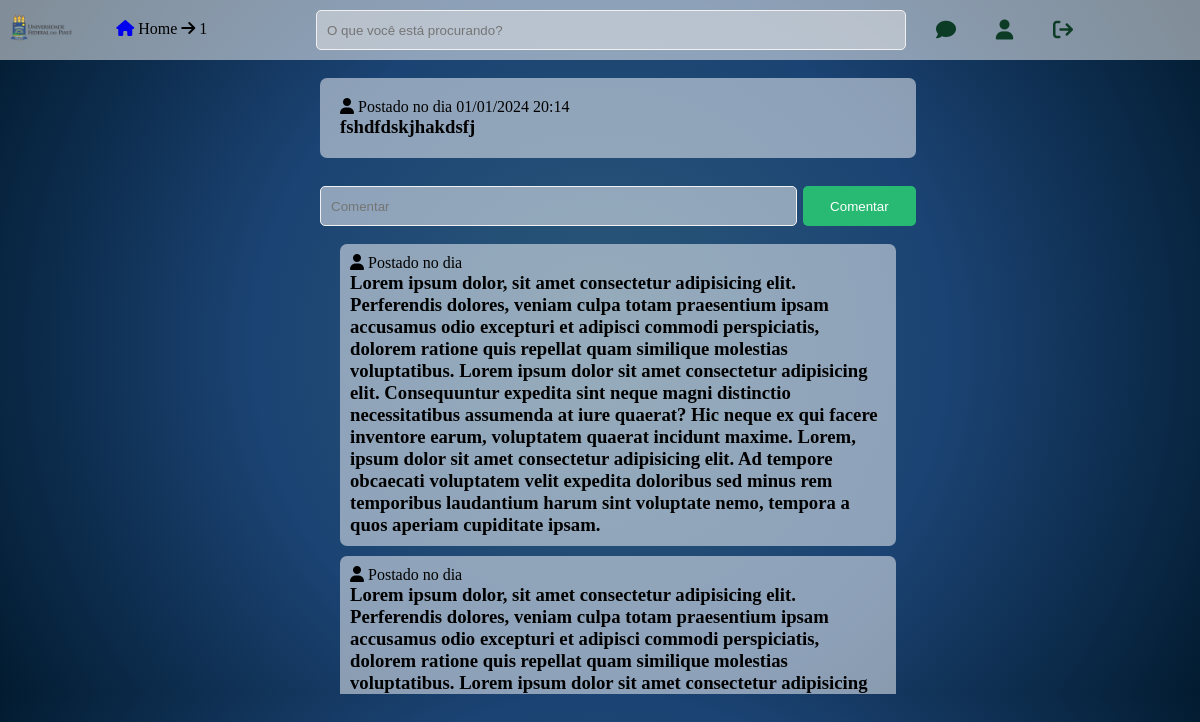
/redeufpi/post/1 (signed in), run on the app's committed database.
### app_rede_ufpi/models.py (models this page shows)
class MainPost(models.Model):
    id = models.AutoField(
        primary_key=True
    )
    conteudo = models.TextField()
    user = models.ForeignKey(
        get_user_model() ,
        on_delete=models.CASCADE
    )
    data = models.DateTimeField(
        auto_now_add=True
    )

### app_rede_ufpi/views.py (the view)
# urls.py: path('redeufpi/post/<int:id>', views.postagem, name='post-public'),
@login_required
def postagem(request, id):
    post = MainPost.objects.get(id=id)
    user = request.user
    return render(request, 'redeufpi/post.html', {'post':post, 'user':user})

### app_rede_ufpi/templates/redeufpi/post.html (shortened to what this page needs)
{% load static %}
<!DOCTYPE html>
<html lang="pt br">
<head>
  <link rel="stylesheet" href="{% static 'css/post.css' %}">
  <link rel="stylesheet" href="https://cdnjs.cloudflare.com/ajax/libs/font-awesome/6.5.0/css/all.min.css">
</head>
<body>
    <header>
      <div class="wraper-header">
        <div class="logo">
          <img src="{% static 'img/ufpi-icone1.png' %}" alt="ufpi-icone1">
        </div>
        <div class="home-btn">
          <p>
            <span>
              <a href="{% url 'home-page' %}"><i class="fa-solid fa-house"></i></a>
              Home <i class="fa-solid fa-arrow-right"></i> {{post.id}}
            </span>
          </p>
        </div>
        <div class="search">
          <input type="text" placeholder="O que você está procurando?">
        </div>
        <div class="notifications">
          <i class="fa-solid fa-comment"></i>
          <a href="/redeufpi/perfil/{{user.username}}"><i class="fa-solid fa-user"></i>
          <a href="{% url 'logout' %}"><i class="fa-solid fa-arrow-right-from-bracket"></i></a>
        </div>
      </div>
    </header>
    <br>
    <div class="posts">
        <div class="post-single">
            <div class="post-content">
                <div class="post-content-text">
                  <p><i class="fa-solid fa-user"></i> <b>{{post.user.first_name}} {{post.user.last_name}}</b>  Postado no dia {{ post.data|date:"d/m/Y H:i" }}</p>
                <h3>{{post.conteudo}}</h3>
                </div>
            </div>
        </div>
        <br>
        <div class="postBox">
                <div class="postbox__input">
                    <input type="text" name = "conteudo" placeholder="Comentar"/>
                    <button class="postBox__postButton">Comentar</button>
                </div>
        </div>
        <br>
<div class="comments-container">
    <div class="coment-single">
        <div class="coment-content">
            <div class="coment-content-text">
                <p><i class="fa-solid fa-user"></i> <b></b>  Postado no dia</p>
                <h3>Lorem ipsum dolor, sit amet consectetur adipisicing elit. Perferendis dolores, veniam culpa totam praesentium ipsam accusamus odio excepturi et adipisci commodi perspiciatis, dolorem ratione quis repellat quam similique molestias voluptatibus. Lorem ipsum dolor sit amet consectetur adipisicing elit. Consequuntur expedita sint neque magni distinctio necessitatibus assumenda at iure quaerat? Hic neque ex qui facere inventore earum, voluptatem quaerat incidunt maxime. Lorem, ipsum dolor sit amet consectetur adipisicing elit. Ad tempore obcaecati voluptatem velit expedita doloribus sed minus rem temporibus laudantium harum sint voluptate nemo, tempora a quos aperiam cupiditate ipsam.</h3>
            </div>
        </div>
    </div>
    <div class="coment-single">
      <div class="coment-content">
          <div class="coment-content-text">
              <p><i class="fa-solid fa-user"></i> <b></b>  Postado no dia</p>
              <h3>Lorem ipsum dolor, sit amet consectetur adipisicing elit. Perferendis dolores, veniam culpa totam praesentium ipsam accusamus odio excepturi et adipisci commodi perspiciatis, dolorem ratione quis repellat quam similique molestias voluptatibus. Lorem ipsum dolor sit amet consectetur adipisicing elit. Consequuntur expedita sint neque magni distinctio necessitatibus assumenda at iure quaerat? Hic neque ex qui facere inventore earum, voluptatem quaerat incidunt maxime. Lorem, ipsum dolor sit amet consectetur adipisicing elit. Ad tempore obcaecati voluptatem velit expedita doloribus sed minus rem temporibus laudantium harum sint voluptate nemo, tempora a quos aperiam cupiditate ipsam.</h3>
          </div>
      </div>
  </div>
</div>
    </div>
</body>
</html>

### static/css/post.css (style rules this page uses)
* { margin: 0; padding: 0; box-sizing: border-box; }
body { background: radial-gradient(circle, rgb(44, 89, 120), rgb(27, 67, 115), rgb(2, 27, 48)); }
header { padding: 10px 0; background-color: rgba(255, 255, 255, 0.5); }
.wraper-header, .wraper-main { width: 100%; padding: 0 10px; display: flex; max-width: 1480px; margin: 0 auto; }
.wraper-header img { width: 70px; }
.home-btn { margin: 10px 0; display: flex; justify-content: space-around; width: 20%; }
.search { width: 50%; }
.search input { width: 100%; height: 40px; background-color: rgb(230, 230, 230, 0.5); border-radius: 5px; border: 1px solid rgb(240, 240, 240); padding-left: 10px; }
.notifications { margin: 0 10px; display: flex; justify-content: space-around; width: 15%; }
.notifications i { cursor: pointer; font-size: 20px; padding: 10px; color: #0d3c26; }
.post-content-text { padding: 10px; }
.postBox { position: relative; width: 100%; }
.posts { width: 53%; overflow-y: auto; margin: 0 25%; max-height: 650px; padding: 0 20px; }
.post-single { display: flex; background-color: rgba(255, 255, 255, 0.5); margin-bottom: 10px; border-radius: 7px; }
.post-content { flex-grow: 1; overflow-y: auto; padding: 10px; }
.postBox input { width: 80%; height: 40px; background-color: rgba(255, 255, 255, 0.5); border-radius: 5px; border: 1px solid rgb(240, 240, 240); padding-left: 10px; display: flex; box-sizing: border-box; }
.postbox__input { position: relative; }
.postBox__postButton { position: absolute; top: 50%; right: 0; transform: translate(0, -50%); width: 19%; height: 40px; border: 0; background-color: #28ba73; color: white; border-radius: 5px; }
.comments-container { overflow-y: auto; max-height: 450px; padding: 0 20px; }
.coment-single { display: flex; background-color: rgba(255, 255, 255, 0.5); margin-bottom: 10px; border-radius: 7px; }
.coment-content { flex-grow: 1; padding: 10px; }

### data on the page
MainPost: id "1", data "01/01/2024 20:14", conteudo "fshdfdskjhakdsfj"
